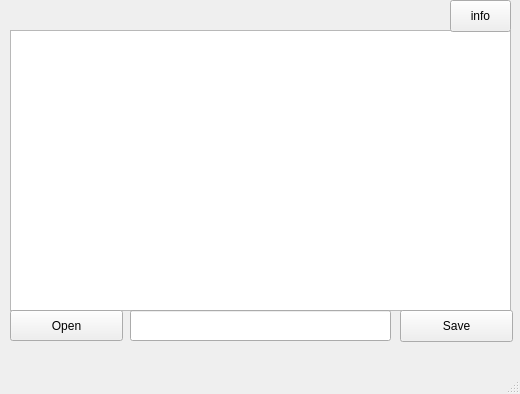
<?xml version="1.0" encoding="UTF-8"?>
<ui version="4.0">
 <class>MainWindow</class>
 <widget class="QMainWindow" name="MainWindow">
  <property name="geometry">
   <rect>
    <x>0</x>
    <y>0</y>
    <width>520</width>
    <height>394</height>
   </rect>
  </property>
  <property name="windowTitle">
   <string>MainWindow</string>
  </property>
  <widget class="QWidget" name="centralwidget">
   <widget class="QPlainTextEdit" name="plainTextEdit">
    <property name="geometry">
     <rect>
      <x>10</x>
      <y>30</y>
      <width>501</width>
      <height>281</height>
     </rect>
    </property>
   </widget>
   <widget class="QPushButton" name="openButton">
    <property name="geometry">
     <rect>
      <x>10</x>
      <y>310</y>
      <width>113</width>
      <height>31</height>
     </rect>
    </property>
    <property name="text">
     <string>Open</string>
    </property>
   </widget>
   <widget class="QPushButton" name="saveButton">
    <property name="geometry">
     <rect>
      <x>400</x>
      <y>310</y>
      <width>113</width>
      <height>32</height>
     </rect>
    </property>
    <property name="text">
     <string>Save</string>
    </property>
   </widget>
   <widget class="QPushButton" name="infoButton">
    <property name="geometry">
     <rect>
      <x>450</x>
      <y>0</y>
      <width>61</width>
      <height>32</height>
     </rect>
    </property>
    <property name="text">
     <string>info</string>
    </property>
   </widget>
   <widget class="QLineEdit" name="lineEdit">
    <property name="geometry">
     <rect>
      <x>130</x>
      <y>310</y>
      <width>261</width>
      <height>31</height>
     </rect>
    </property>
   </widget>
  </widget>
  <widget class="QMenuBar" name="menubar">
   <property name="geometry">
    <rect>
     <x>0</x>
     <y>0</y>
     <width>520</width>
     <height>25</height>
    </rect>
   </property>
  </widget>
  <widget class="QStatusBar" name="statusbar"/>
 </widget>
 <resources/>
 <connections/>
</ui>
